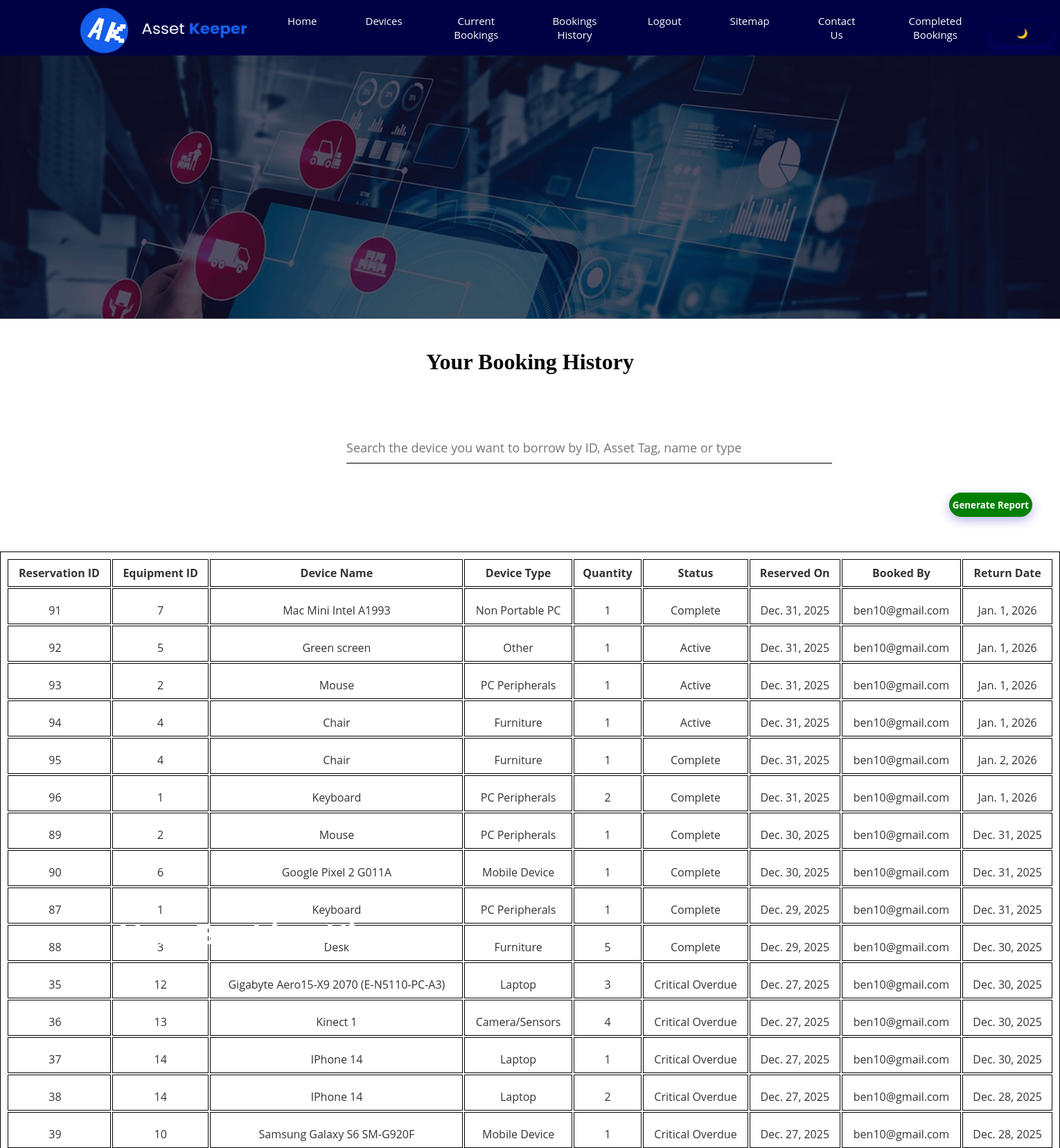
The page /bookingsHistory/ (signed in, upper part) on the database its author committed.
### AppOneSDG/models.py (models this page shows, shortened)
class Reservation(models.Model):
    reservationId       = models.AutoField(verbose_name='Reservation ID', primary_key=True)
    reservationStatus   = models.CharField(verbose_name='Status of reservation', max_length=100, choices=[ ("Pending", "Pending"), ("Approved", "Approved"), ("Overdue", "Overdue"), ("Critical Overdue", "Critical Overdue"), ("Active", "Active"), ("Complete", "Complete"), ("Written Off", "Written Off"), ], default = "Active")
    reservationDate     = models.DateField(verbose_name='Date of reservation')
    returnDate          = models.DateField(verbose_name='Return date for reservation')
    reservationNotes    = models.TextField(verbose_name='Notes about reservation', blank=True)
    userId              = models.ForeignKey(User, related_name='users_who_place_reservations', on_delete=models.CASCADE, null=False, verbose_name='Corresponding user ID')
    adminUserId         = models.ForeignKey(Admin, related_name='admins_who_approve_reservations', on_delete=models.CASCADE, null=True, verbose_name='Corresponding admin ID')
    equipId             = models.ForeignKey(Equipment, related_name='equipments_that_are_reserved', on_delete=models.CASCADE, null=False, verbose_name='Corresponding equipment ID')
    quantityBorrowed = models.IntegerField(verbose_name="Quantity borrowed", default=0)

class Equipment(models.Model):
    EQUIPMENT_CATEGORY = [ ("PC Peripherals", "PC Peripherals"), ("Non Portable PC", "Non Portable PC"), ("Laptop", "Laptop"), ("Mobile Device", "Mobile Device"), ("VR Headset", "VR Headset"), ("VR Controller", "VR Controller"), ("Camera/Sensors", "Camera/Sensors"), ("Furniture", "Furniture"), ("Presentation Tools", "Presentation Tools"), ("Stationary", "Stationary"), ("Furniture", "Furniture"), ("Accessories", "Accessories"),("Other", "Other") ]
    equipId             = models.AutoField(verbose_name="Equipment ID", primary_key=True)
    equipName           = models.CharField(verbose_name="Equipment name", max_length=100)
    equipType           = models.CharField(verbose_name="Equipment type", choices=EQUIPMENT_CATEGORY, max_length=100)
    equipQuantity       = models.IntegerField(verbose_name="Quantity for equipment", default=0)
    equipAudit          = models.DateField(verbose_name="Last audit for equipment")
    equipLocation         = models.CharField(verbose_name="Location of equipment", max_length=100, blank=True)
    equipStatus       = models.CharField(verbose_name="Status of equipment", max_length=100, default = "Available")
    equipComments       = models.TextField(verbose_name="Comments on equipment", blank=True)
    isOnsite            = models.BooleanField(default=False)
    low_stock_threshold = models.IntegerField(default=5) # Optional but recommended

class User(AbstractBaseUser):
    userId              = models.AutoField(verbose_name="User ID", primary_key=True)
    firstName           = models.CharField(verbose_name="First name", max_length=100)
    lastName            = models.CharField(verbose_name="Last name", max_length=100)
    username            = models.CharField(verbose_name="Username", max_length=100, unique=True)
    email               = models.EmailField(verbose_name="Email address", max_length=100, unique=True)
    contactNumber       = models.CharField(verbose_name="Contact number", max_length=100)
    emergencyContact    = models.CharField(verbose_name="Emergency contact", max_length=100)
    date_joined         = models.DateTimeField(verbose_name='Date joined', auto_now_add=True)
    last_login          = models.DateTimeField(verbose_name='Last login', auto_now=True)
    is_admin            = models.BooleanField(default=False)
    is_active           = models.BooleanField(default=True)
    is_staff            = models.BooleanField(default=False)
    is_superuser        = models.BooleanField(default=False)
    USERNAME_FIELD = 'email'
    REQUIRED_FIELDS = ['firstName', 'lastName', 'contactNumber', 'username']
    objects = MyUserManager()
    def __str__(self):
        return self.username

### AppOneSDG/views.py (the view)
# urls.py: path('bookingsHistory/', views.bookingsHistory, name='bookingsHistory'),
def bookingsHistory(request):
    reservations = (
        Reservation.objects
        .filter(userId=request.user)
        .select_related("equipId")
        .order_by("-reservationDate")
    )
    return render(
        request,
        "bookingsHistory.html",
        {
            "reservations": reservations,
        }
    )

### AppOneSDG/templates/bookingsHistory.html (shortened to what this page needs)
{% extends "main_user.html" %}
{% block extra_css %}
    <link rel="stylesheet" type="text/css" href="/static/AppOneSDG/contact-us.css">
{% endblock extra_css %}
{% block contentBody %}
    <div class="wrapper">
        <div class="overlay">
            <div class="text">
                <h1 id="intro" style = "color:white;">Your Booking History</h1>
            </div>
        </div>
    </div>
    <br><br>
    <h1 class="title">Your Booking History</h1>
    <br><br><br><br>
<input
  type="search"
  id="searchBar"
  placeholder="Search the device you want to borrow by ID, Asset Tag, name or type"
  style=" width:701px; font-size:18px; height:40px; margin-left:500px;color: var(--text-primary); background-color: var(--body-bg); border-bottom: 1px solid var(--table-border); "
>
    <br><br>
        <button id = "exportBookingsBtn" class="bookingApprove"
                style="background:green; font-weight:bold; float:right; margin-right:40px; margin-bottom:50px;">
            Generate Report
        </button>
    <table id="currentBooking" style="width:100%">
        <tr>
            <th>Reservation ID</th>
            <th>Equipment ID</th>
            <th>Device Name</th>
            <th>Device Type</th>
            <th>Quantity</th>
            <th>Status</th>
            <th>Reserved On</th>
            <th> Booked By </th>
            <th>Return Date</th>
        </tr>
        {% for r in reservations %}
            <tr data-id="{{ r.reservationId }}">
                <td>{{ r.reservationId }}</td>
                <td>{{r.equipId.equipId}}</td>
                <td>{{ r.equipId.equipName }}</td>
                <td>{{ r.equipId.equipType }}</td>
                <td>{{ r.quantityBorrowed }}</td>
                <td>{{ r.reservationStatus }}</td>
                <td>{{ r.reservationDate }}</td>
                <td>{{ r.userId }}</td>
                <td>{{ r.returnDate }}</td>
            </tr>
        {% empty %}
            <tr>
                <td colspan="7">You have no past bookings.</td>
            </tr>
        {% endfor %}
    </table>
    <br><br><br><br>
{% endblock contentBody %}

### AppOneSDG/static/AppOneSDG/mystylesheetSDG.css (style rules this page uses)
* { margin: 0; padding: 0; box-sizing: border-box; font-family: 'Open Sans', sans-serif; list-style: none; text-decoration: none; }
body { background: var(--body-bg); }
.bookingApprove { background:pink; }
:root { --navbar-bg: #000044; --navbar-text: white; --body-bg: white; --text-primary: #0a0a0a; --text-secondary: #333333; --table-border: #000000; --button-bg: green; --button-text: white; }

### AppOneSDG/static/AppOneSDG/contact-us.css (style rules this page uses)
.wrapper { background: url("background.jpeg"); display: flex; height: 380px; top: 0px; width: 100%; background-repeat: no-repeat; background-size: cover; }
#intro { position: absolute; top: 40%; left: 51%; width: 99%; height: 200px; transform: translate(-40%, -40%); display:flex; color: var(--text-primary); font-family: "Montserrat"; font-size: 40px; font-weight:bold; }
.title { color: var(--text-primary); font-weight: bold; text-align: center; font-family: "Arial Black"; font-weight: bold; }
.overlay { display: flex; height: 380px; top: 0px; width: 100%; background-repeat: no-repeat; background-size: cover; background-color: rgba(0,0,0,0.5); }
input { width:100%; border:none; border-bottom: 1px solid #ccc; outline:none; padding-bottom:5px; }
button { background: #1c00b5; width: 120px; border:none; outline:none; color: #fff; height: 35px; border-radius:30px; margin-top:20px; box-shadow: 0px 5px 15px 0px rgba(28,0,181,0.3); }
tr td:first-child { padding-right: 20px; }
tr td { padding-top:20px; }
#currentBooking { text-align: center; height: 30px; margin:fixed; border: 1px solid var(--table-border); color: var(--text-secondary); }
.bookingApprove { background:pink; }
:root { --navbar-bg: #000044; --navbar-text: white; --body-bg: white; --text-primary: #0a0a0a; --text-secondary: #333333; --table-border: #000000; --button-bg: green; --button-text: white; }

### AppOneSDG/templates/bookingsHistory.html (style rules this page uses)
#currentBooking, td, tr, th { border: 1px solid var(--table-border); color: var(--text-secondary); padding: 8px; text-align: center; }
.title { color: var(--text-primary); font-weight: bold; text-align: center; font-family: "Arial Black"; font-weight: bold; }

### rows shown on the page
Reservation: reservationId "91", equipId.equipId "7", equipId.equipName "Mac Mini Intel A1993", equipId.equipType "Non Portable PC", quantityBorrowed "1", reservationStatus "Complete", reservationDate "Dec. 31, 2025", userId "ben10@gmail.com", returnDate "Jan. 1, 2026"
Reservation: reservationId "92", equipId.equipId "5", equipId.equipName "Green screen", equipId.equipType "Other", quantityBorrowed "1", reservationStatus "Active", reservationDate "Dec. 31, 2025", userId "ben10@gmail.com", returnDate "Jan. 1, 2026"
Reservation: reservationId "93", equipId.equipId "2", equipId.equipName "Mouse", equipId.equipType "PC Peripherals", quantityBorrowed "1", reservationStatus "Active", reservationDate "Dec. 31, 2025", userId "ben10@gmail.com", returnDate "Jan. 1, 2026"
Reservation: reservationId "94", equipId.equipId "4", equipId.equipName "Chair", equipId.equipType "Furniture", quantityBorrowed "1", reservationStatus "Active", reservationDate "Dec. 31, 2025", userId "ben10@gmail.com", returnDate "Jan. 1, 2026"
Reservation: reservationId "95", equipId.equipId "4", equipId.equipName "Chair", equipId.equipType "Furniture", quantityBorrowed "1", reservationStatus "Complete", reservationDate "Dec. 31, 2025", userId "ben10@gmail.com", returnDate "Jan. 2, 2026"
Reservation: reservationId "96", equipId.equipId "1", equipId.equipName "Keyboard", equipId.equipType "PC Peripherals", quantityBorrowed "2", reservationStatus "Complete", reservationDate "Dec. 31, 2025", userId "ben10@gmail.com", returnDate "Jan. 1, 2026"
Reservation: reservationId "89", equipId.equipId "2", equipId.equipName "Mouse", equipId.equipType "PC Peripherals", quantityBorrowed "1", reservationStatus "Complete", reservationDate "Dec. 30, 2025", userId "ben10@gmail.com", returnDate "Dec. 31, 2025"
Reservation: reservationId "90", equipId.equipId "6", equipId.equipName "Google Pixel 2 G011A", equipId.equipType "Mobile Device", quantityBorrowed "1", reservationStatus "Complete", reservationDate "Dec. 30, 2025", userId "ben10@gmail.com", returnDate "Dec. 31, 2025"
Reservation: reservationId "87", equipId.equipId "1", equipId.equipName "Keyboard", equipId.equipType "PC Peripherals", quantityBorrowed "1", reservationStatus "Complete", reservationDate "Dec. 29, 2025", userId "ben10@gmail.com", returnDate "Dec. 31, 2025"
Reservation: reservationId "88", equipId.equipId "3", equipId.equipName "Desk", equipId.equipType "Furniture", quantityBorrowed "5", reservationStatus "Complete", reservationDate "Dec. 29, 2025", userId "ben10@gmail.com", returnDate "Dec. 30, 2025"
Reservation: reservationId "35", equipId.equipId "12", equipId.equipName "Gigabyte Aero15-X9 2070 (E-N5110-PC-A3)", equipId.equipType "Laptop", quantityBorrowed "3", reservationStatus "Critical Overdue", reservationDate "Dec. 27, 2025", userId "ben10@gmail.com", returnDate "Dec. 30, 2025"
Reservation: reservationId "36", equipId.equipId "13", equipId.equipName "Kinect 1", equipId.equipType "Camera/Sensors", quantityBorrowed "4", reservationStatus "Critical Overdue", reservationDate "Dec. 27, 2025", userId "ben10@gmail.com", returnDate "Dec. 30, 2025"
Reservation: reservationId "37", equipId.equipId "14", equipId.equipName "IPhone 14", equipId.equipType "Laptop", quantityBorrowed "1", reservationStatus "Critical Overdue", reservationDate "Dec. 27, 2025", userId "ben10@gmail.com", returnDate "Dec. 30, 2025"
Reservation: reservationId "38", equipId.equipId "14", equipId.equipName "IPhone 14", equipId.equipType "Laptop", quantityBorrowed "2", reservationStatus "Critical Overdue", reservationDate "Dec. 27, 2025", userId "ben10@gmail.com", returnDate "Dec. 28, 2025"
Reservation: reservationId "39", equipId.equipId "10", equipId.equipName "Samsung Galaxy S6 SM-G920F", equipId.equipType "Mobile Device", quantityBorrowed "1", reservationStatus "Critical Overdue", reservationDate "Dec. 27, 2025", userId "ben10@gmail.com", returnDate "Dec. 28, 2025"
